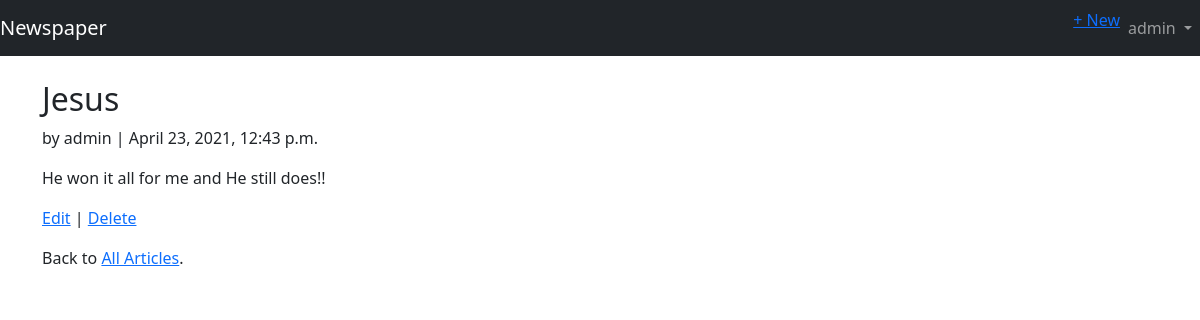
/articles/1/ (signed in), run on the app's committed database.
### users/models.py (models this page shows)
class CustomUser(AbstractUser):
    age = models.PositiveIntegerField(null=True, blank=True)

### articles/models.py (models this page shows, shortened)
class Article(models.Model):
    title = models.CharField(max_length=255)
    body = models.TextField()
    date = models.DateTimeField(auto_now_add=True)
    author = models.ForeignKey(
        get_user_model(),
        on_delete=models.CASCADE,
    )

### articles/views.py (the view)
# urls.py: path('<int:pk>/', ArticleDetailView.as_view(), name='article_detail'),
class ArticleDetailView(LoginRequiredMixin, DetailView): # new
    model = Article
    template_name = 'article_detail.html'
    login_url = 'login'

### templates/article_detail.html
{% extends 'base.html' %}
{% block content %}
    <div class="article-entry">
        <h2>{{ object.title }}</h2>
        <p>by {{ object.author }} | {{ object.date }}</p>
        <p>{{ object.body }}</p>
    </div>
    <p><a href="{% url 'article_edit' article.pk %}">Edit</a> |
    <a href="{% url 'article_delete' article.pk %}">Delete</a></p>
    <p>Back to <a href="{% url 'article_list' %}">All Articles</a>.</p>
{% endblock content %}

### templates/base.html (shortened to what this page needs)
<!doctype html>
<html lang="en">
    <head>
    <link href="https://cdn.jsdelivr.net/npm/bootstrap@5.0.0-beta3/dist/css/bootstrap.min.css" rel="stylesheet"
>
    </head>
    <body>
        <nav class="navbar navbar-expand-md navbar-dark bg-dark mb-4">
            <a class="navbar-brand" href="{% url 'home' %}">
                Newspaper
            </a>
            <div class="collapse navbar-collapse" id="navbarCollapse">
                {% if user.is_authenticated %}
                    <ul class="navbar-nav  ms-md-auto">
                        <li class="nav-item"><a href="{% url 'article_new' %}">+ New</a></li>
                        <li class="nav-item">
                            <a class="nav-link dropdown-toggle" href="#" id="userMenu"
                            data-toggle="dropdown" aria-haspopup="true"
                            aria-expanded="false">
                            {{ user.username }}
                            </a>
                       </li>
                    </ul>
                {% endif %}
            </div>
        </nav>
       <div class="container">
           {% block content %}
           {% endblock content %}
       </div>
    </body>
</html>

### data on the page
CustomUser: username "admin"
Article: title "Jesus", author "admin", date "April 23, 2021, 12:43 p.m.", body "He won it all for me and He still does!!"
